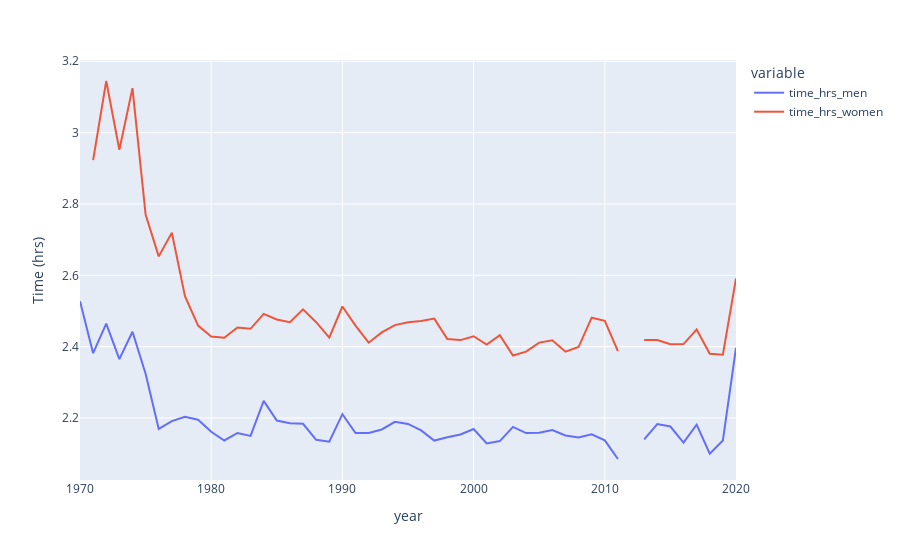

Write notebook code for a chart like this one.
### Code cell
plot2 = px.line(nyc_df_mf, x = 'year', y = ['time_hrs_men', 'time_hrs_women'])
plot2.update_yaxes(title_text='Time (hrs)')

### Figure 1 — Plotly figure (JSON) as saved in the notebook; plotly's stock layout.template omitted (floating-point values rounded to 4 significant figures)
{"data": [{"hovertemplate": "variable=time_hrs_men<br>year=%{x}<br>value=%{y}<extra></extra>", "legendgroup": "time_hrs_men", "line": {"color": "#636efa", "dash": "solid"}, "marker": {"symbol": "circle"}, "mode": "lines", "name": "time_hrs_men", "orientation": "v", "showlegend": true, "type": "scatter", "x": [1970, 1971, 1972, 1973, 1974, 1975, 1976, 1977, 1978, 1979, 1980, 1981, 1982, 1983, 1984, 1985, 1986, 1987, 1988, 1989, 1990, 1991, 1992, 1993, 1994, 1995, 1996, 1997, 1998, 1999, 2000, 2001, 2002, 2003, 2004, 2005, 2006, 2007, 2008, 2009, 2010, 2011, 2012, 2013, 2014, 2015, 2016, 2017, 2018, 2019, 2020], "xaxis": "x", "y": [2.527, 2.382, 2.464, 2.365, 2.442, 2.324, 2.169, 2.191, 2.203, 2.195, 2.161, 2.137, 2.158, 2.15, 2.248, 2.193, 2.185, 2.184, 2.139, 2.134, 2.211, 2.158, 2.158, 2.168, 2.189, 2.183, 2.165, 2.137, 2.146, 2.154, 2.169, 2.129, 2.135, 2.175, 2.158, 2.158, 2.166, 2.151, 2.145, 2.154, 2.137, 2.085, null, 2.14, 2.183, 2.176, 2.131, 2.181, 2.1, 2.137, 2.397], "yaxis": "y"}, {"hovertemplate": "variable=time_hrs_women<br>year=%{x}<br>value=%{y}<extra></extra>", "legendgroup": "time_hrs_women", "line": {"color": "#EF553B", "dash": "solid"}, "marker": {"symbol": "circle"}, "mode": "lines", "name": "time_hrs_women", "orientation": "v", "showlegend": true, "type": "scatter", "x": [1970, 1971, 1972, 1973, 1974, 1975, 1976, 1977, 1978, 1979, 1980, 1981, 1982, 1983, 1984, 1985, 1986, 1987, 1988, 1989, 1990, 1991, 1992, 1993, 1994, 1995, 1996, 1997, 1998, 1999, 2000, 2001, 2002, 2003, 2004, 2005, 2006, 2007, 2008, 2009, 2010, 2011, 2012, 2013, 2014, 2015, 2016, 2017, 2018, 2019, 2020], "xaxis": "x", "y": [null, 2.923, 3.145, 2.952, 3.125, 2.771, 2.653, 2.719, 2.542, 2.459, 2.428, 2.425, 2.454, 2.45, 2.492, 2.476, 2.468, 2.505, 2.469, 2.425, 2.513, 2.459, 2.411, 2.44, 2.46, 2.468, 2.472, 2.479, 2.421, 2.418, 2.429, 2.406, 2.432, 2.375, 2.386, 2.411, 2.418, 2.386, 2.399, 2.481, 2.472, 2.388, null, 2.419, 2.419, 2.407, 2.407, 2.448, 2.38, 2.377, 2.591], "yaxis": "y"}], "layout": {"legend": {"title": {"text": "variable"}, "tracegroupgap": 0}, "margin": {"t": 60}, "xaxis": {"anchor": "y", "domain": [0, 1], "title": {"text": "year"}}, "yaxis": {"anchor": "x", "domain": [0, 1], "title": {"text": "Time (hrs)"}}}}
